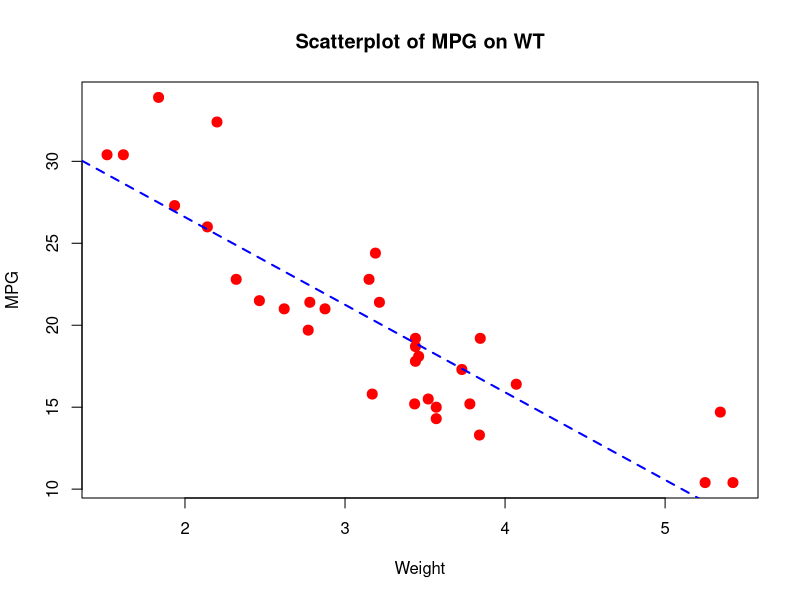
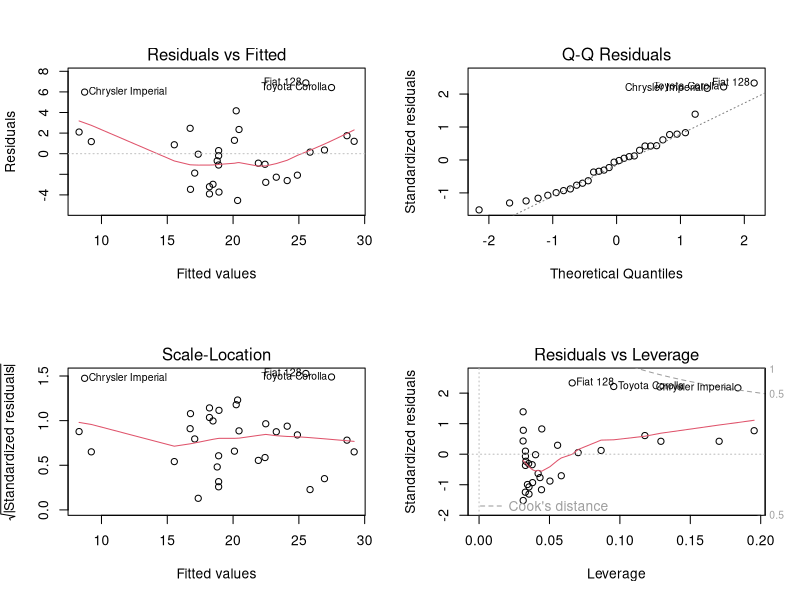

Recreate these plots in R, in order.
## ---- chunk 1
library(datasets)
data(mtcars)
head(mtcars)
dim(mtcars)

## ---- chunk 2
plot(mtcars$wt,mtcars$mpg,xlab="Weight",ylab="MPG",col="red",cex=2,
     pch=20,main="Scatterplot of MPG on WT")
fit<-lm(mtcars$mpg~mtcars$wt,data=mtcars)
abline(fit,lwd=2,lty=2,col="blue")

## ---- chunk 3
summary(fit)$coef

## ---- chunk 4
par(mfrow=c(2,2))
plot(fit)

